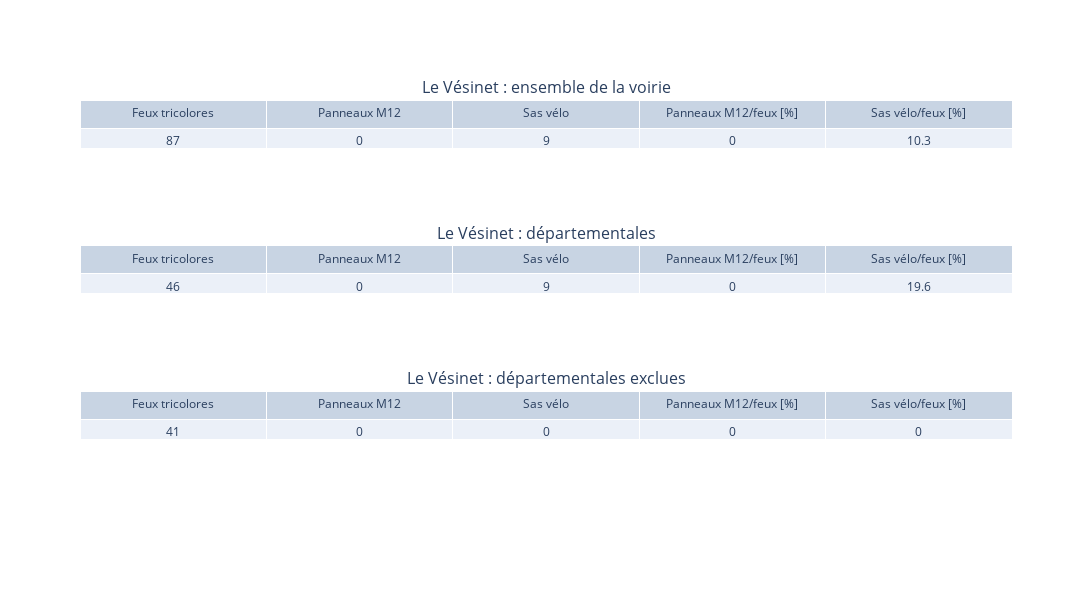

Notebook cell for this chart:
### Code cell
nb_feux = 0
nb_feux_depa = 0

nb_m12 = 0
nb_sas = 0

nb_m12_depa = 0
nb_sas_depa = 0

for k in df["index"]:
    nb_feux+=1
    nb_m12 += (df.iloc[k,:]["M12"] == "Oui")
    nb_sas += (df.iloc[k,:]["Sas velo"] == "Oui")
    nb_feux_depa += (df.iloc[k,:]["Departementale"] == "Oui")
    nb_m12_depa += (df.iloc[k,:]["Departementale"] == "Oui") and (df.iloc[k,:]["M12"] == "Oui")
    nb_sas_depa += (df.iloc[k,:]["Departementale"] == "Oui") and (df.iloc[k,:]["Sas velo"] == "Oui")

fig = make_subplots(
    rows=3, cols=1,
    vertical_spacing=0.04,
    specs=[[{"type": "table"}],
           [{"type": "table"}] ,
           [{"type": "table"}] ],
    subplot_titles=(nom_ville +" : ensemble de la voirie", nom_ville + " : départementales", nom_ville + " : départementales exclues")
)

fig1 = go.Table(header=dict(values=["Feux tricolores","Panneaux M12", "Sas vélo", "Panneaux M12/feux [%]", "Sas vélo/feux [%]"]),
                 cells=dict(values=[[nb_feux],[nb_m12],[nb_sas], [round(100*nb_m12/nb_feux,1)], [round(100*nb_sas/nb_feux,1)]]))

fig2 = go.Table(header=dict(values=["Feux tricolores","Panneaux M12", "Sas vélo", "Panneaux M12/feux [%]", "Sas vélo/feux [%]"]),
                 cells=dict(values=[[nb_feux_depa],[nb_m12_depa],[nb_sas_depa], [round(100*(nb_m12_depa)/(nb_feux_depa),1)], [round(100*(nb_sas_depa)/(nb_feux_depa),1)]]))
                     
fig3 = go.Table(header=dict(values=["Feux tricolores","Panneaux M12", "Sas vélo", "Panneaux M12/feux [%]", "Sas vélo/feux [%]"]),
                 cells=dict(values=[[nb_feux-nb_feux_depa],[nb_m12 - nb_m12_depa],[nb_sas-nb_sas_depa], [round(100*(nb_m12-nb_m12_depa)/(nb_feux-nb_feux_depa),1)], [round(100*(nb_sas-nb_sas_depa)/(nb_feux-nb_feux_depa),1)]]))
                     

fig.add_trace(fig1, row=1, col=1)
fig.add_trace(fig2, row=2, col=1)
fig.add_trace(fig3, row=3, col=1)

fig.update_layout(height=600, width=1600)

fig.show()

### Figure 1 — Plotly figure (JSON) as saved in the notebook; plotly's stock layout.template omitted (floating-point values rounded to 4 significant figures)
{"data": [{"cells": {"values": [[87], [0], [9], [0], [10.3]]}, "domain": {"x": [0, 1], "y": [0.6933, 1]}, "header": {"values": ["Feux tricolores", "Panneaux M12", "Sas vélo", "Panneaux M12/feux [%]", "Sas vélo/feux [%]"]}, "type": "table"}, {"cells": {"values": [[46], [0], [9], [0], [19.6]]}, "domain": {"x": [0, 1], "y": [0.3467, 0.6533]}, "header": {"values": ["Feux tricolores", "Panneaux M12", "Sas vélo", "Panneaux M12/feux [%]", "Sas vélo/feux [%]"]}, "type": "table"}, {"cells": {"values": [[41], [0], [0], [0], [0]]}, "domain": {"x": [0, 1], "y": [0, 0.3067]}, "header": {"values": ["Feux tricolores", "Panneaux M12", "Sas vélo", "Panneaux M12/feux [%]", "Sas vélo/feux [%]"]}, "type": "table"}], "layout": {"annotations": [{"font": {"size": 16}, "showarrow": false, "text": "Le Vésinet : ensemble de la voirie", "x": 0.5, "xanchor": "center", "xref": "paper", "y": 1, "yanchor": "bottom", "yref": "paper"}, {"font": {"size": 16}, "showarrow": false, "text": "Le Vésinet : départementales", "x": 0.5, "xanchor": "center", "xref": "paper", "y": 0.6533, "yanchor": "bottom", "yref": "paper"}, {"font": {"size": 16}, "showarrow": false, "text": "Le Vésinet : départementales exclues", "x": 0.5, "xanchor": "center", "xref": "paper", "y": 0.3067, "yanchor": "bottom", "yref": "paper"}], "height": 600, "width": 1600}}
